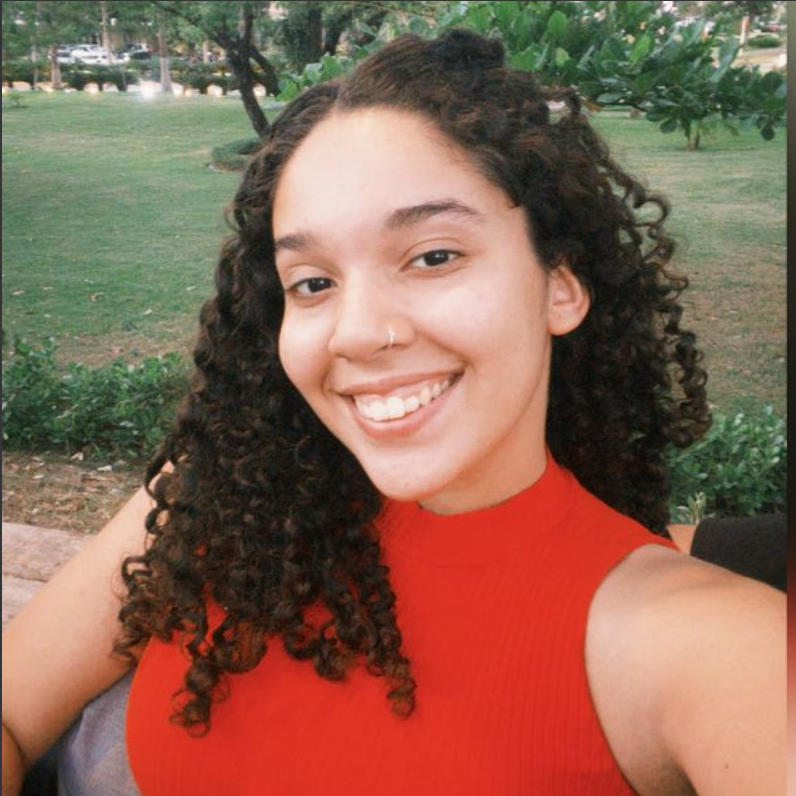
#> input picture Trabalho3_Operacao_PI/image1.png, 796 x 796 px
$ python teste2.py
#> lines starting #> are read from the running program, lines starting #| are printed output that depends on the picture; after the words box and inside, x2 and y2 are one past the last pixel; in counts of white or black regions, pixels touching at a corner belong together
#> in carregar_ou_gerar_imagens, img1 is the input picture: shape (796, 796, 3); mean B, G, R 83.2, 101, 137.8
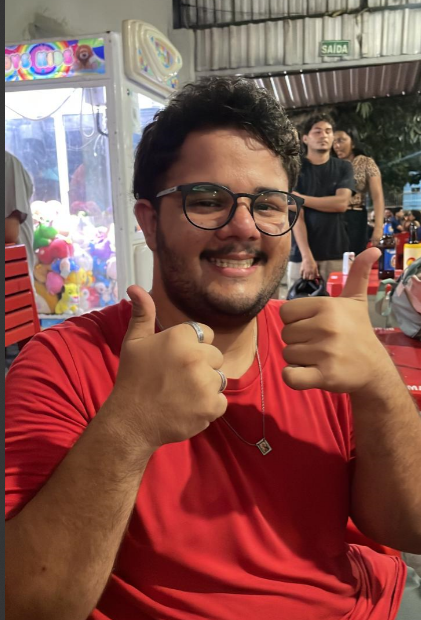
#> input picture Trabalho3_Operacao_PI/image4.png, 421 x 620 px
#> in carregar_ou_gerar_imagens, img2 is the input picture: shape (620, 421, 3); mean B, G, R 77.4, 84.4, 133.1
import cv2
import numpy as np
import matplotlib.pyplot as plt

# =========================================================
# CONFIGURAÇÃO: Nomes de arquivos de imagem
# =========================================================
NOME_IMAGEM_1 = "image1.png"
NOME_IMAGEM_2 = "image4.png"
# =========================================================

# -------------------------
# Operações Aritméticas
# -------------------------
def adicao_imagens(img1, img2):
    """Soma os valores de pixel de duas imagens, com saturação."""
    img2_resized = cv2.resize(img2, (img1.shape[1], img1.shape[0]))
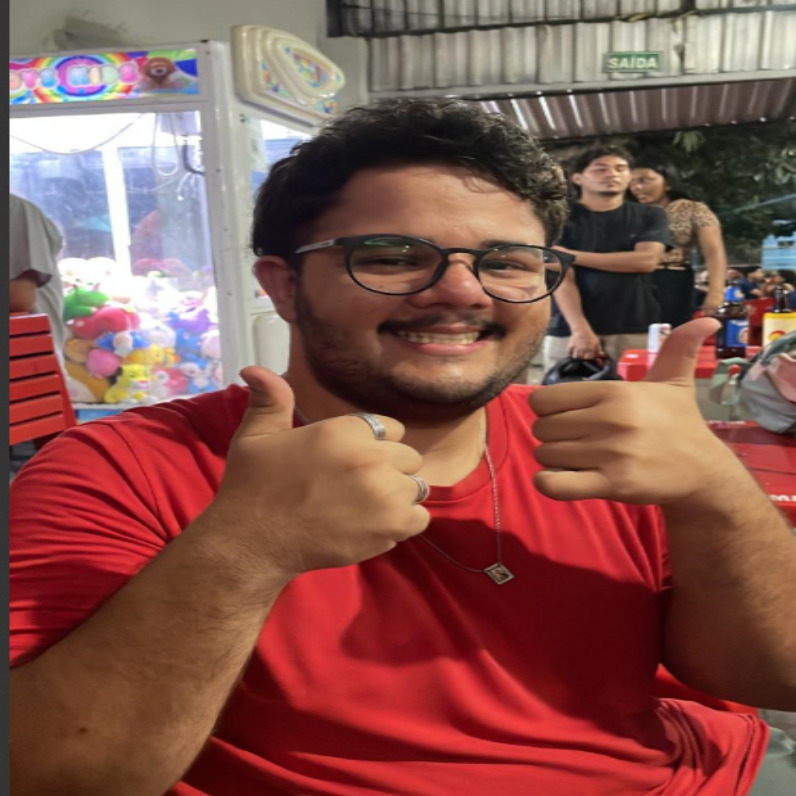
#> img2_resized: shape (796, 796, 3); mean B, G, R 77.2, 84.2, 133
    return cv2.add(img1, img2_resized)

def subtracao_imagens(img1, img2):
    """Subtrai os valores de pixel, com saturação em zero."""
    img2_resized = cv2.resize(img2, (img1.shape[1], img1.shape[0]))
    return cv2.subtract(img1, img2_resized)

def multiplicacao_imagens(img1, img2):
    """Multiplica os valores de pixel de duas imagens, normalizando o resultado."""
    img2_resized = cv2.resize(img2, (img1.shape[1], img1.shape[0]))
    multiplicacao = cv2.multiply(img1.astype(np.float32), img2_resized.astype(np.float32))
    multiplicacao = np.clip(multiplicacao, 0, 255).astype(np.uint8)
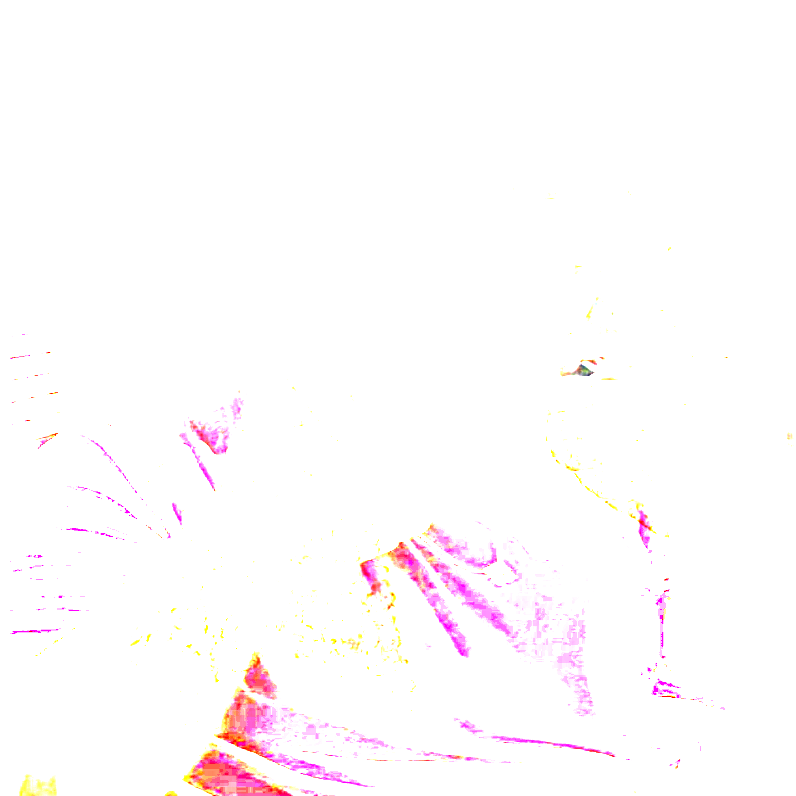
#> multiplicacao: shape (796, 796, 3); mean B, G, R 253, 251.7, 255
    return multiplicacao

def divisao_imagens(img1, img2):
    """Divide os valores de pixel da primeira imagem pela segunda."""
    img2_resized = cv2.resize(img2, (img1.shape[1], img1.shape[0]))
    img2_resized[img2_resized == 0] = 1
#> img2_resized: shape (796, 796, 3); 0.14% of pixels changed, all inside (x1, y1, x2, y2) = (11, 352, 727, 796)
    divisao = cv2.divide(img1, img2_resized, scale=255)
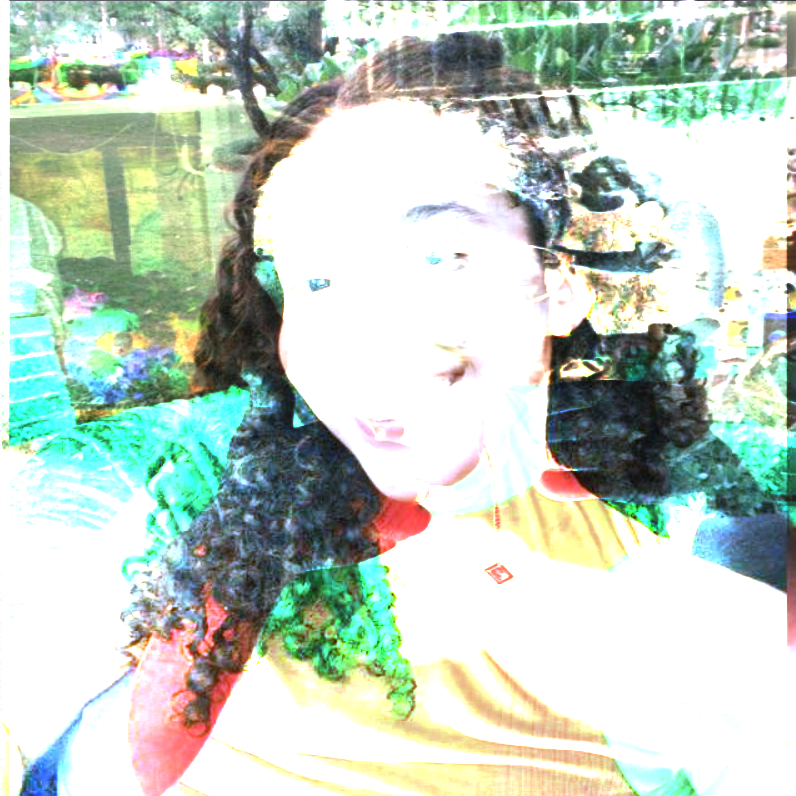
#> divisao: shape (796, 796, 3); mean B, G, R 195.4, 208.3, 193.7
    return divisao

# -------------------------
# Operações Geométricas
# -------------------------
def rotacao_imagem(img, angulo, escala=1.0):
    """Rotaciona a imagem por um determinado ângulo."""
#> called with angulo = 45, escala = 1
    (h, w) = img.shape[:2]
#> h = 796; w = 796
    centro = (w // 2, h // 2)
#> centro = (398, 398)
    M = cv2.getRotationMatrix2D(centro, angulo, escala)
    return cv2.warpAffine(img, M, (w, h))

def translacao_imagem(img, dx, dy):
    """Translada (move) a imagem por (dx, dy) pixels."""
#> called with dx = 50, dy = 30
    M = np.float32([[1, 0, dx], [0, 1, dy]])
    return cv2.warpAffine(img, M, (img.shape[1], img.shape[0]))

def espelhamento_horizontal(img):
    """Espelha a imagem no eixo vertical (reflexão horizontal)."""
    return cv2.flip(img, 1)
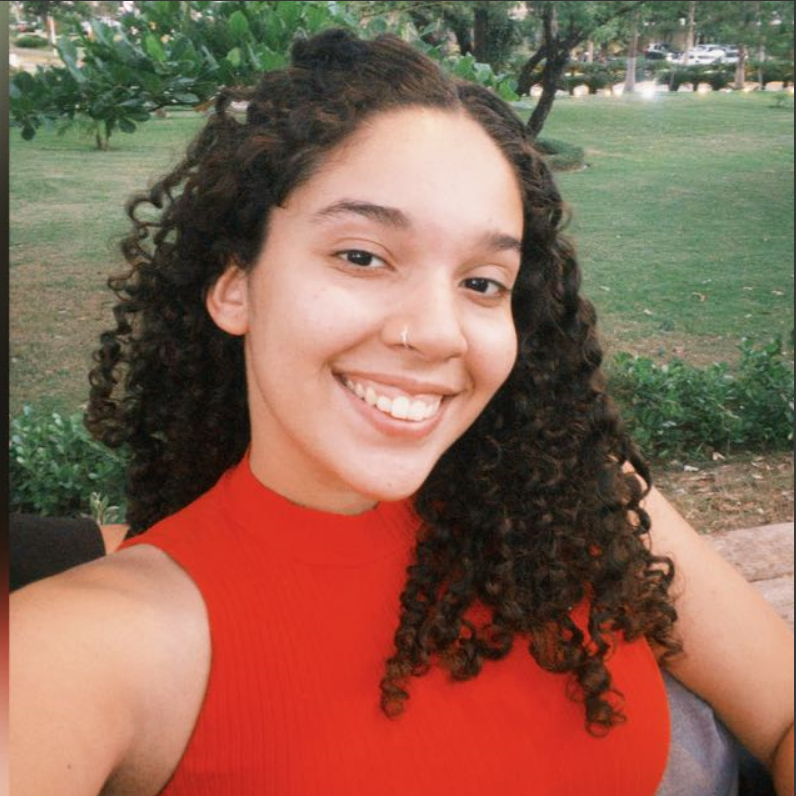
#> returned value: shape (796, 796, 3); mean of channels 0, 1, 2 83.2, 101, 137.8; drawn as B, G, R

def espelhamento_vertical(img):
    """Espelha a imagem no eixo horizontal (reflexão vertical)."""
    return cv2.flip(img, 0)
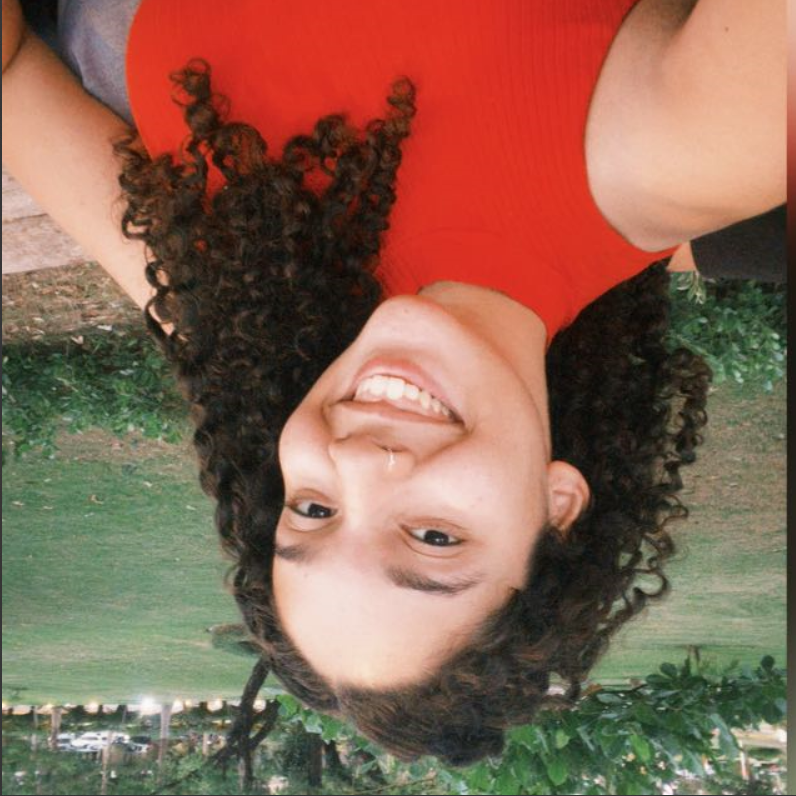
#> returned value: shape (796, 796, 3); mean of channels 0, 1, 2 83.2, 101, 137.8; drawn as B, G, R

# -------------------------
# Função para carregar ou gerar as imagens de teste
# -------------------------
def carregar_ou_gerar_imagens(nome1, nome2):
    img1 = cv2.imread(nome1)
    img2 = cv2.imread(nome2)

    if img1 is None or img2 is None:
        print(f"Arquivos '{nome1}' e/ou '{nome2}' não encontrados. Gerando imagens de teste...")

        # Gerar imagem de teste 1 (círculo)
        img_teste1 = np.zeros((200, 200, 3), dtype=np.uint8)
        cv2.circle(img_teste1, (100, 100), 50, (255, 0, 0), -1)
        cv2.putText(img_teste1, 'Img 1', (5, 20), cv2.FONT_HERSHEY_SIMPLEX, 0.5, (255, 255, 255), 1)
        cv2.imwrite(nome1, img_teste1)

        # Gerar imagem de teste 2 (quadrado)
        img_teste2 = np.zeros((200, 200, 3), dtype=np.uint8)
        cv2.rectangle(img_teste2, (75, 75), (150, 150), (0, 255, 0), -1)
        cv2.putText(img_teste2, 'Img 2', (5, 20), cv2.FONT_HERSHEY_SIMPLEX, 0.5, (255, 255, 255), 1)
        cv2.imwrite(nome2, img_teste2)

        img1 = img_teste1
        img2 = img_teste2

    return img1, img2

# -------------------------
# Execução principal do script
# -------------------------
if __name__ == "__main__":
    img_orig1, img_orig2 = carregar_ou_gerar_imagens(NOME_IMAGEM_1, NOME_IMAGEM_2)

    img1_rgb = cv2.cvtColor(img_orig1, cv2.COLOR_BGR2RGB)
    img2_rgb = cv2.cvtColor(img_orig2, cv2.COLOR_BGR2RGB)

    # Aplica as operações
    img_adicao = adicao_imagens(img_orig1, img_orig2)
    img_subtracao = subtracao_imagens(img_orig1, img_orig2)
    img_multiplicacao = multiplicacao_imagens(img_orig1, img_orig2)
    img_divisao = divisao_imagens(img_orig1, img_orig2)

    img_rotacao = rotacao_imagem(img_orig1, 45)
    img_translacao = translacao_imagem(img_orig1, 50, 30)
    img_esp_horiz = espelhamento_horizontal(img_orig1)
    img_esp_vert = espelhamento_vertical(img_orig1)

    # Exibe os resultados
    fig, axes = plt.subplots(3, 4, figsize=(20, 15))
    fig.suptitle('Operações Aritméticas e Geométricas em Imagens', fontsize=18)

    # Linha 1: Imagens Originais
    axes[0, 0].imshow(img1_rgb)
    axes[0, 0].set_title('Original (Imagem 1)')
    axes[0, 0].axis('off')

    axes[0, 1].imshow(img2_rgb)
    axes[0, 1].set_title('Original (Imagem 2)')
    axes[0, 1].axis('off')

    # Linha 1: Operações Aritméticas
    axes[0, 2].imshow(cv2.cvtColor(img_adicao, cv2.COLOR_BGR2RGB))
    axes[0, 2].set_title('Adição')
    axes[0, 2].axis('off')

    axes[0, 3].imshow(cv2.cvtColor(img_subtracao, cv2.COLOR_BGR2RGB))
    axes[0, 3].set_title('Subtração')
    axes[0, 3].axis('off')

    # Linha 2: Operações Aritméticas
    axes[1, 0].imshow(cv2.cvtColor(img_multiplicacao, cv2.COLOR_BGR2RGB))
    axes[1, 0].set_title('Multiplicação')
    axes[1, 0].axis('off')

    axes[1, 1].imshow(cv2.cvtColor(img_divisao, cv2.COLOR_BGR2RGB))
    axes[1, 1].set_title('Divisão')
    axes[1, 1].axis('off')

    # Linha 2: Operações Geométricas
    axes[1, 2].imshow(cv2.cvtColor(img_rotacao, cv2.COLOR_BGR2RGB))
    axes[1, 2].set_title('Rotação (45°)')
    axes[1, 2].axis('off')

    axes[1, 3].imshow(cv2.cvtColor(img_translacao, cv2.COLOR_BGR2RGB))
    axes[1, 3].set_title('Translação (+50, +30)')
    axes[1, 3].axis('off')

    # Linha 3: Operações Geométricas
    axes[2, 0].imshow(cv2.cvtColor(img_esp_horiz, cv2.COLOR_BGR2RGB))
    axes[2, 0].set_title('Espelhamento Horizontal')
    axes[2, 0].axis('off')

    axes[2, 1].imshow(cv2.cvtColor(img_esp_vert, cv2.COLOR_BGR2RGB))
    axes[2, 1].set_title('Espelhamento Vertical')
    axes[2, 1].axis('off')

    # Remove os subplots vazios
    for i in range(2, 4):
        axes[2, i].axis('off')

    plt.tight_layout(rect=[0, 0.03, 1, 0.95])
    plt.show()
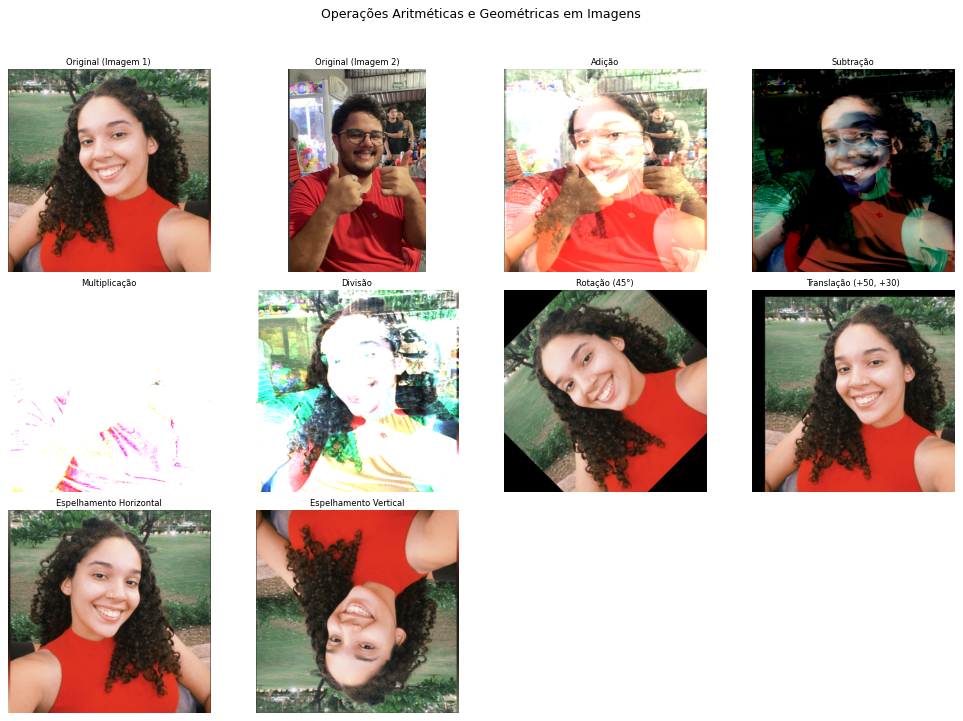
#> figure drawn by matplotlib, 10 panels
